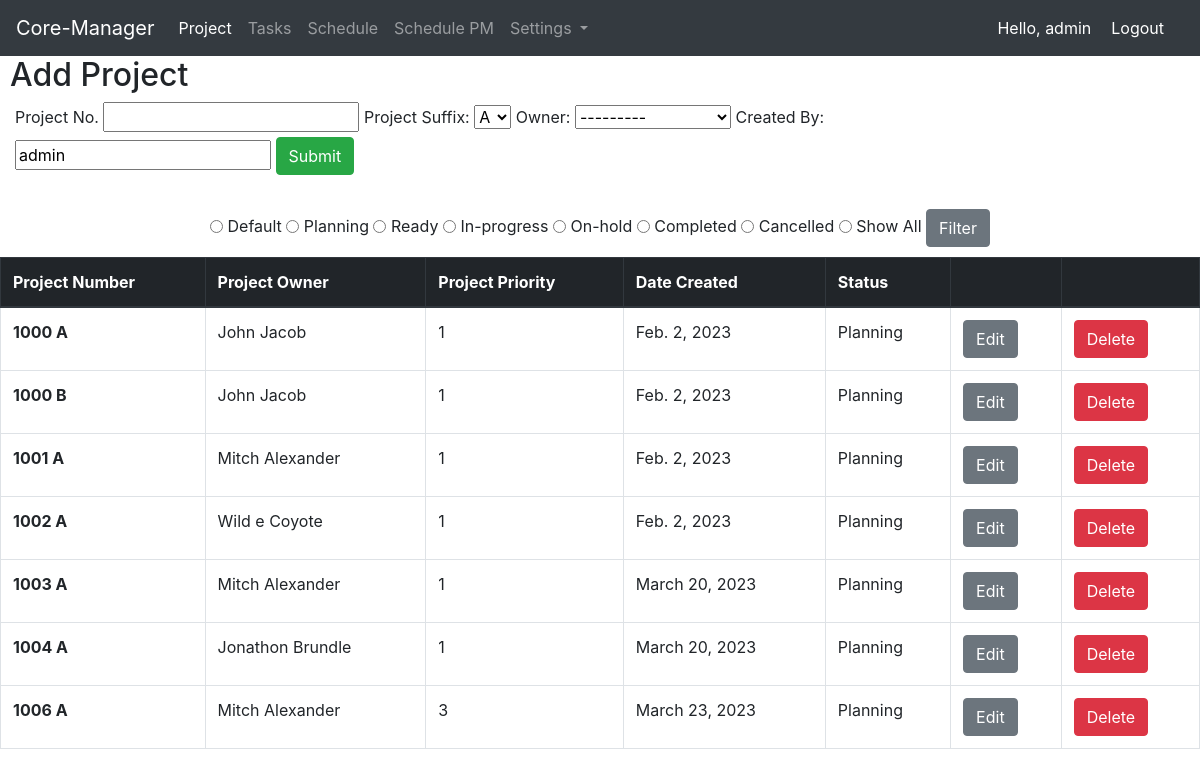
The page /project_home_page (signed in) on the database its author committed.
### project/models.py (models this page shows, shortened)
class Project(models.Model):
    project_number = models.CharField(max_length=50)
    project_suffix = models.CharField(max_length=10, choices=suffix, default="A")
    project_owner = models.ForeignKey(ProjectOwners, on_delete=models.CASCADE, blank=True)
    project_priority = models.CharField(max_length=20, choices=project_priority_list, default='3')
    project_status = models.CharField(max_length=25, choices=status, default='Planning')
    project_creation_date = models.DateField(auto_now_add=True)
    project_created_by = models.CharField(max_length=50)
    project_modified_by = models.CharField(max_length=50, null=True)
    project_modified_date = models.DateField(blank=True, null=True)
    project_concated_name = models.CharField(max_length=50, blank=True, null=True)

class ProjectOwners(models.Model):
    first_name = models.CharField(max_length=50)
    last_name = models.CharField(max_length=70)
    email_address = models.CharField(max_length=250, blank=True)
    status_active = models.BooleanField(default=True)
    project_owner_concat_name = models.CharField(max_length=100, blank=True)
    def __str__(self):
        return self.project_owner_concat_name

### project/views.py (the view)
# urls.py: 2. Add a URL to urlpatterns:  path('', views.home, name='home')
@login_required(login_url='home_app:login')
def home(request):
    project_list = Project.objects.all().exclude(Q(project_status="Cancelled")| Q(project_status="Completed")).order_by('project_priority','project_number')
    import requests
    import json
    if request.method == "POST":
        if 'submit_form' in request.POST:
            form = AddProjectForm(request.POST)
            if form.is_valid():
                form.save()
                return HttpResponseRedirect('project_home_page')
        if 'project_filter' in request.POST:
            project_status = request.POST.get('project_status')
            if project_status == "Default":
                project_list = Project.objects.all().exclude(
                    Q(project_status="Cancelled") | Q(project_status="Completed")).order_by('project_priority','project_number')
            elif project_status == "All":
                project_list = Project.objects.all()
            else:
                project_list = Project.objects.filter(project_status=project_status)
            form = AddProjectForm
            context = {
                    'project_list': project_list,
                    'form': form,
            }
        return render(request, 'project/home.html', context)
    else:
        user_data = {'project_created_by': request.user.username}
        form = AddProjectForm(initial=user_data)
    context = {
        'project_list': project_list,
        'form': form,
    }
    return render(request, 'project/home.html', context)

### project/forms.py
class AddProjectForm(ModelForm):
    class Meta:
        model = Project
        fields = ("project_number",
                  "project_suffix",
                  "project_owner",
                  "project_created_by")
        labels = {
            "project_number": "Project No.",
            "project_suffix": "Project Suffix",
            "project_owner": "Owner",
            "project_created_by": "Created By",
        }
        widgets = {
            "project_created_by": forms.TextInput(attrs={'readonly': 'readonly'}),
        }
    def __init__(self, *args, **kwargs):
        super().__init__(*args, **kwargs)
        proj_owner_query = self.fields['project_owner'].queryset
        proj_owner_query= proj_owner_query.exclude(status_active=False)
        self.fields['project_owner'].queryset =proj_owner_query

### templates/project/home.html (shortened to what this page needs)
{% extends 'base.html' %}
{% load static %}
 {% block css_files %}
        <link rel="stylesheet" href="{% static "project/project.css" %}">
  {% endblock %}
{% block content %}
<h2>Add Project</h2>
{% if submitted %}
    Your project was submitted was successfully
{% else %}
    <form class="form_add" action="" method="POST">
        {{ form }}
        <input type="submit" value="Submit" name="submit_form" class="btn btn-success">
    </form>
{% endif %}
<br/>
<div class="table_sort">
    <form method="POST" action="">
        <input type="radio" value="Default" name="project_status"/> Default
        <input type="radio" value="Planning" name="project_status"/> Planning
        <input type="radio" value="Ready" name="project_status"/> Ready
        <input type="radio" value="In-progress" name="project_status"/> In-progress
        <input type="radio" value="On-hold" name="project_status"/> On-hold
        <input type="radio" value="Completed" name="project_status"/> Completed
        <input type="radio" value="Cancelled" name="project_status"/> Cancelled
        <input type="radio" value="All" name="project_status"/> Show All
        <input class="btn btn-secondary" type="submit" value="Filter" name="project_filter">
    </form>
</div>
<table id="project_table" class="table table-bordered table-hover">
    <thead class="thead-dark">
    <tr>
        <th scope="col">Project Number</th>
        <th scope="col">Project Owner</th>
        <th scope="col">Project Priority</th>
        <th scope="col">Date Created</th>
        <th scope="col">Status</th>
        <th scope="col"></th>
        <th scope="col"></th>
    </tr>
    </thead>
    <tbody>
   {% if project_list %}
    {% for project in project_list %}
        <tr>
            <th scope="row">{{project.project_concated_name}}</th>
            <td>{{project.project_owner}}</td>
            <td>{{project.project_priority}}</td>
            <td>{{project.project_creation_date}}</td>
            <td>{{project.project_status}}</td>
            {% if request.user.groups.all.0.name == 'Coordinator' %}
                <td><a href="{% url 'project_app:coord_edit_project' project.id %}" class="btn btn-secondary">Edit</a></td>
                <td><a href="{% url 'project_app:delete_project' project.id %}" class="btn btn-danger">Delete</a></td>
            {% endif %}
        </tr>
    {% endfor %}
{% endif %}
    </tbody>
</table>
{% endblock %}

### templates/header.html (shortened to what this page needs)
<nav class="navbar navbar-expand-lg navbar-dark bg-dark">
  <a class="navbar-brand" href="{% url 'home_app:index' %}">Core-Manager</a>
  <div class="collapse navbar-collapse" id="navbarSupportedContent">
    <ul class="navbar-nav mr-auto">
      <li class="nav-item active">
        <a class="nav-link" href="{% url 'project_app:project_home_page' %}">Project <span class="sr-only">(current)</span></a>
      </li>
      <li class="nav-item">
        <a class="nav-link" href="{% url 'project_app:task_home_page' %}">Tasks</a>
      </li>
      {% if request.user.groups.all.0.name == 'Coordinator' %}
        <li class="nav-item">
          <a class="nav-link" href="{% url 'schedule_app:schedule_home' %}">Schedule</a>
        </li>
      {% endif %}
      <li class="nav-item">
          <a class="nav-link" href="{% url 'schedule_app:schedule_pm' %}">Schedule PM</a>
        </li>
      {% if request.user.groups.all.0.name == 'Coordinator' %}
        <li class="nav-item dropdown">
          <a class="nav-link dropdown-toggle" href="#" id="navbarDropdown" role="button" data-toggle="dropdown" aria-haspopup="true" aria-expanded="false">
            Settings
          </a>
        </li>
      {% endif %}
    </ul>
    <span class="hello-msg">Hello, {{ request.user }} </span>
    <span ><a class="hello-msg" href="{% url 'home_app:logout' %}">Logout</a> </span>
  </div>
</nav>

### static/project/project.css (style rules this page uses)
.table_sort { display: flex; justify-content: center; margin: 10px; }
#project_table { margin-top: 10px; }
.form_add { padding-right: 15px; margin-left: 15px; width: 75%; }
h2 { margin-left: 10px; }

### templates/header.html (style rules this page uses)
.hello-msg { font-size = 18px; color: #fff; margin-right: 20px; }

### rows shown on the page
Project: project_concated_name "1000 A", project_owner "John Jacob", project_priority "1", project_creation_date "Feb. 2, 2023", project_status "Planning"
Project: project_concated_name "1000 B", project_owner "John Jacob", project_priority "1", project_creation_date "Feb. 2, 2023", project_status "Planning"
Project: project_concated_name "1001 A", project_owner "Mitch Alexander", project_priority "1", project_creation_date "Feb. 2, 2023", project_status "Planning"
Project: project_concated_name "1002 A", project_owner "Wild e Coyote", project_priority "1", project_creation_date "Feb. 2, 2023", project_status "Planning"
Project: project_concated_name "1003 A", project_owner "Mitch Alexander", project_priority "1", project_creation_date "March 20, 2023", project_status "Planning"
Project: project_concated_name "1004 A", project_owner "Jonathon Brundle", project_priority "1", project_creation_date "March 20, 2023", project_status "Planning"
Project: project_concated_name "1006 A", project_owner "Mitch Alexander", project_priority "3", project_creation_date "March 23, 2023", project_status "Planning"

### other values the page prints
{{ request.user }} "admin"
